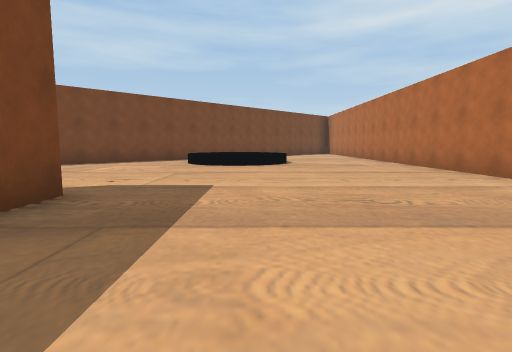
view 1 (above)

24 first-person views from a walk through a Unity game level. The camera is 1.2 m above the floor, tilts 6° down and sees 80° across. The floor is counted in squares, 2 m on a side. Each view is taken from the middle of a square. On the plan, view 1 faces up. The plan holds only what a view shows up to about 9 squares ahead; the rest is blank. The place goes on beyond the plan. The player is left out.

view 2
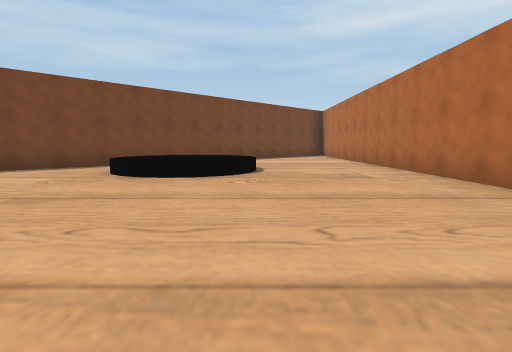

view 3
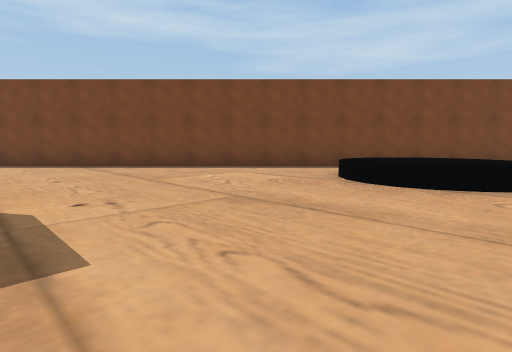

view 4
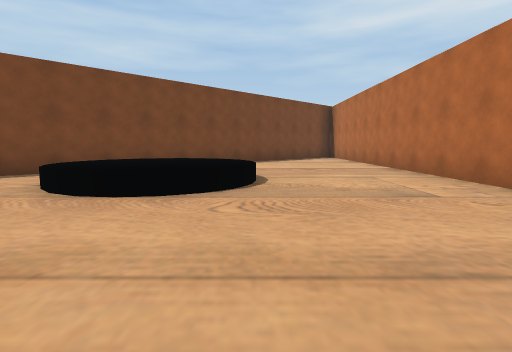

view 5
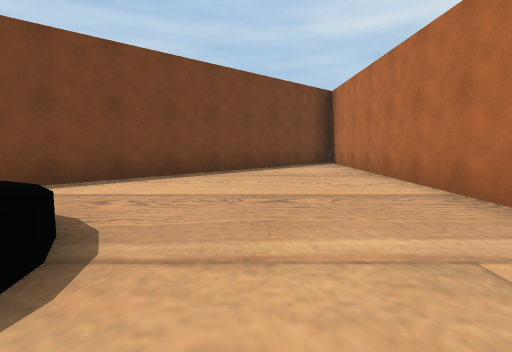

view 6
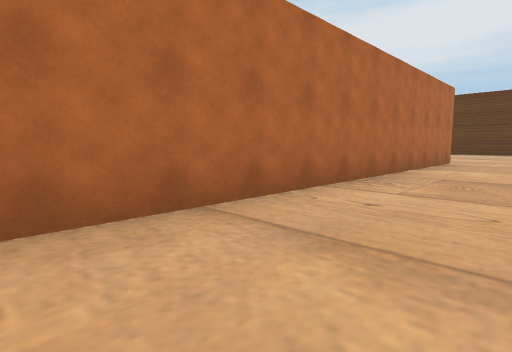

view 7
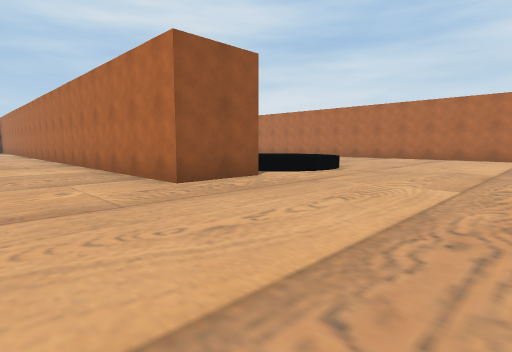

view 8
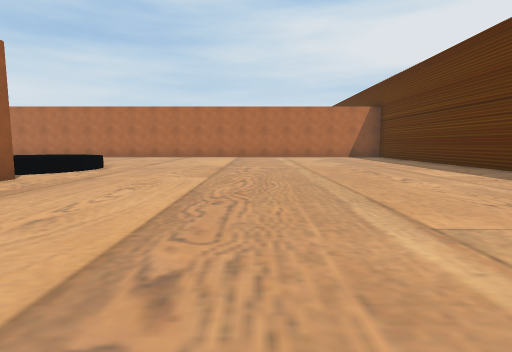

view 9
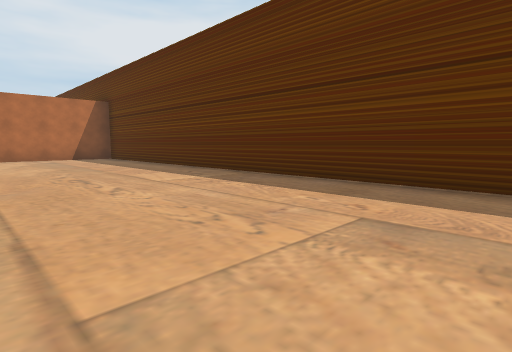

view 10
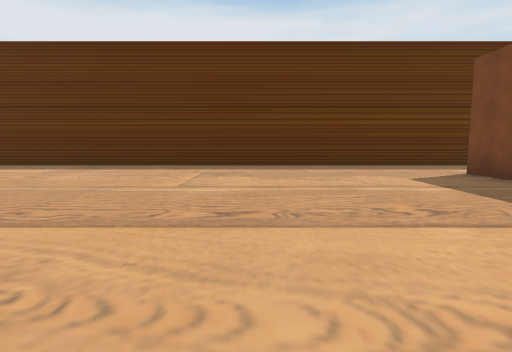

view 11
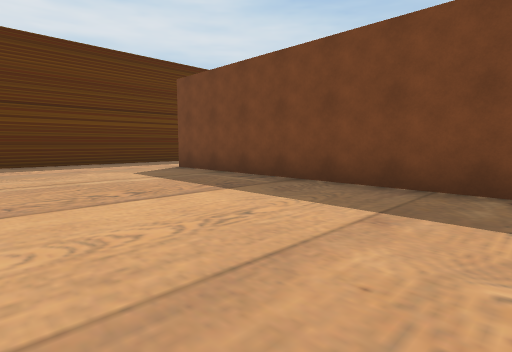

view 12
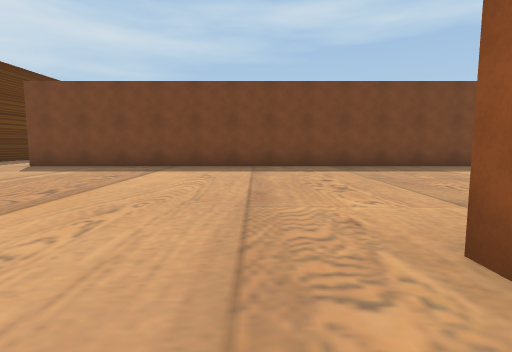

view 13
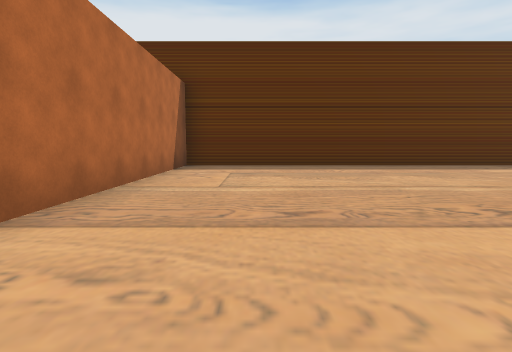

view 14
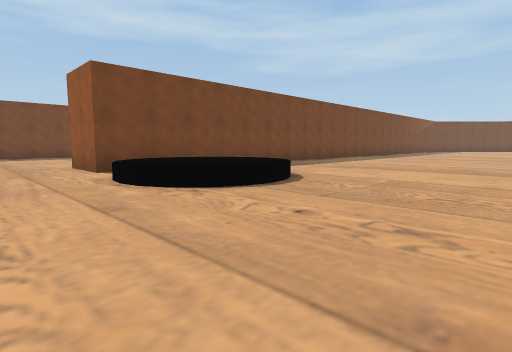

view 15
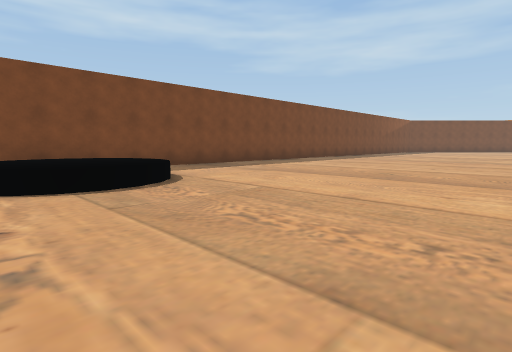

view 16
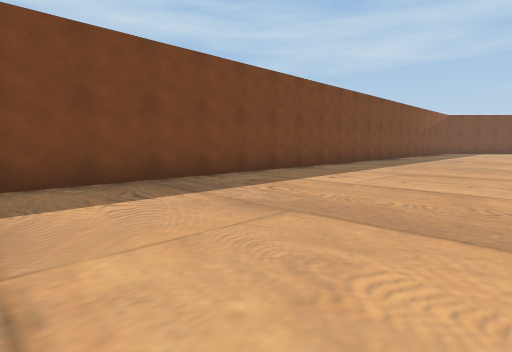

view 17
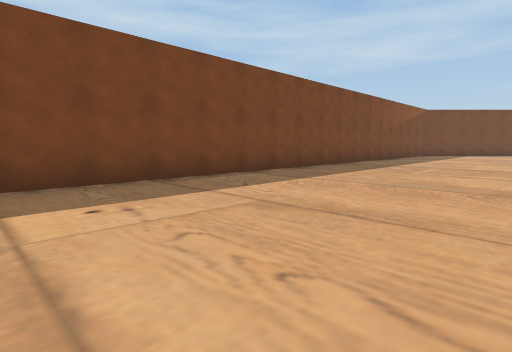

view 18
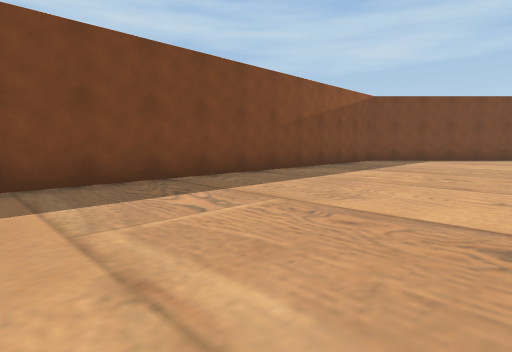

view 19
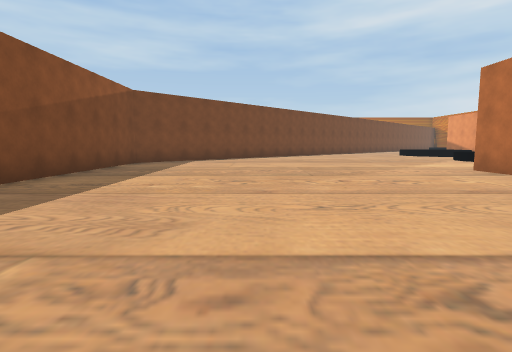

view 20
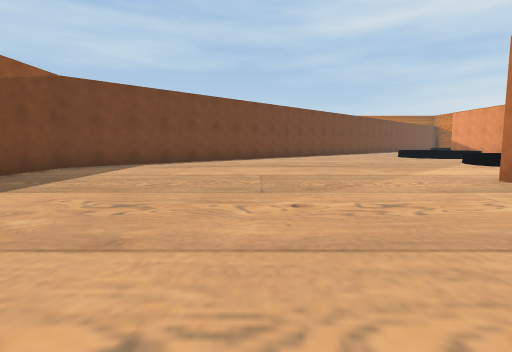

view 21
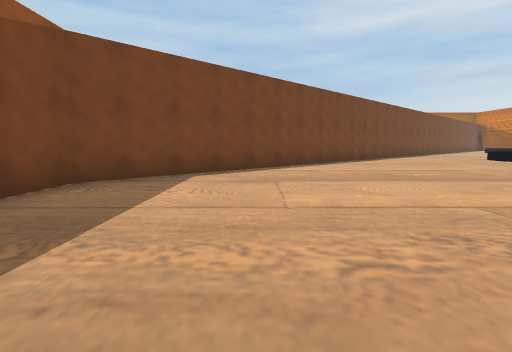

view 22
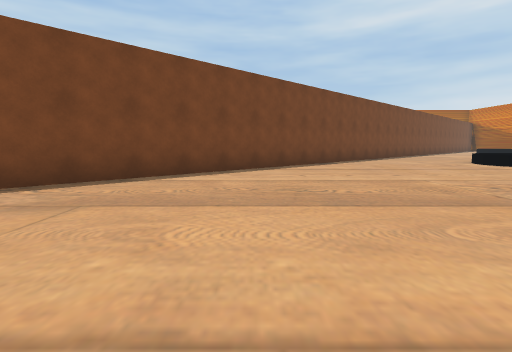

view 23
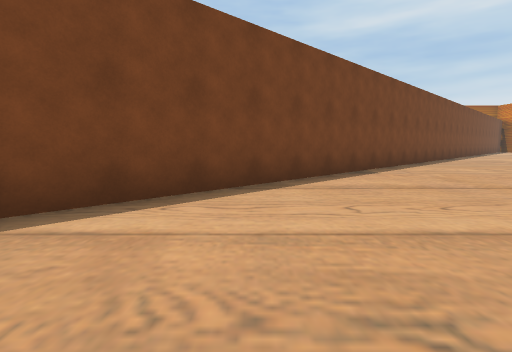

view 24
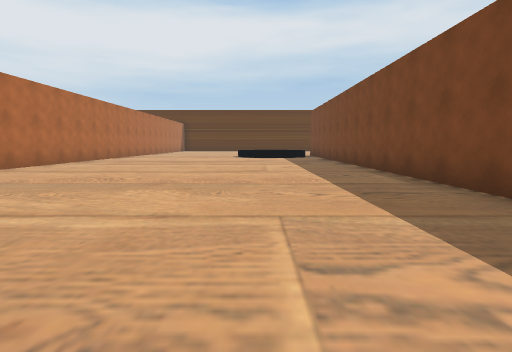

### Floor plan
Key: @ floor where view 1 was taken; # wall or solid block; . floor; ^ raised ledge.
Columns run from 10 left of view 1 to 16 right of it. Each row starts with its distance up from view 1.
 30                         ##.
 29                        ##..
 28                       ##...
 27                      ##....
 26                     ##.....
 25                    ##......
 24                   ##.......
 23                  ##.......
 22                 ##.........
 21                 #..........
 20                 #..........
 19                 #..........
 18             ##.##........#
 17            ##..##........#
 16           ##...##........
 15          ##....##........
 14         ##.....##.......
 13         #......##......
 12       ##.......##.....
 11      ##.^^^....##.....
 10     ##..^^^^...##......
  9    ##...^^^....##.......
  8   ##...........##.......
  7  ##............##........
  6 ##.............##........#
  5 #..............##........#
  4       .........##........#
  3        #.......##.......
  2        #.......##........
  1        #.... ..##........
  0        #..@. ..##.^......
 -1        #.......##^^^.....
 -2        #.......##^^^.....
 -3        #.......##.^^.....
 -4        #................
 -5        #.................
 -6        #.................#
 -7        #.................#
 -8        #.................#
 -9        #.................#
-10        #.................#
-11        ..................#
-12        ..................#
-13       ####################

Where each view was taken, in squares from view 1:
view 1: 0 up, 0 right, facing up
view 2: 3 up, 1 right, facing up
view 3: 4 up, 1 right, facing up-left
view 4: 5 up, 1 right, facing up
view 5: 9 up, 2 right, facing up
view 6: 8 up, 2 right, facing down-right
view 7: 7 down, 2 right, facing up-right
view 8: 7 down, 1 right, facing right
view 9: 8 down, 2 right, facing down-right
view 10: 4 down, 2 right, facing down
view 11: 3 down, 2 right, facing down-left
view 12: 4 down, 6 right, facing left
view 13: 4 down, 13 right, facing down
view 14: 5 down, 13 right, facing up-left
view 15: 3 down, 14 right, facing up-left
view 16: 0 up, 11 right, facing up-left
view 17: 4 up, 11 right, facing up-left
view 18: 10 up, 11 right, facing up-left
view 19: 11 up, 10 right, facing up
view 20: 13 up, 11 right, facing up
view 21: 16 up, 9 right, facing up
view 22: 18 up, 11 right, facing up
view 23: 21 up, 11 right, facing up
view 24: 13 up, 9 right, facing down
